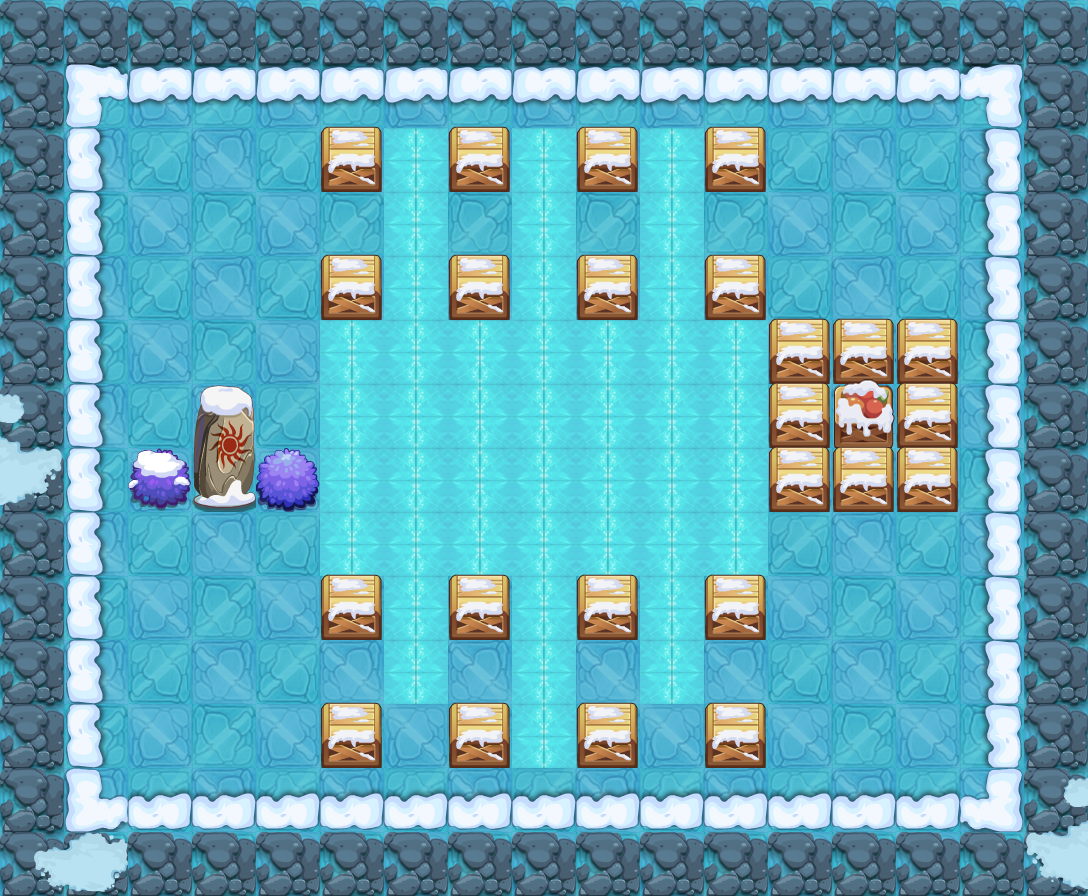

A level layout from a 2D game, rendered from its tile map. Below: a short description, then the map file with tile-grid data replaced by summaries:
An orthogonal 17x14 tile map with 64x64 px tiles, 13 tile layers (PASS, 块层 2, 块层 3, 块层 4, ...) and 10 objects (6x TRAP, 3x lsbjg1, PLAYER).

<map version="1.0" orientation="orthogonal" width="17" height="14" tilewidth="64" tileheight="64">
 <properties>
  <property name="DESTRY1" value="96" />
  <property name="DESTRY2" value="100" />
  <property name="DESTRY3" value="102" />
  <property name="DESTRY4" value="108" />
  <property name="DESTRY_COUNT" value="4" />
  <property name="EXP" value="1130" />
  <property name="ITEM" value="D043" />
  <property name="LOSE_SCRIPT" value="" />
  <property name="MONEY" value="1695" />
  <property name="START_SCRIPT" value="" />
  <property name="WIN_SCRIPT" value="" />
 </properties>
 <tileset firstgid="1" name="jdbl" tilewidth="64" tileheight="64">
  <image source="jdbl-hd.png" width="1000" height="1000" />
 </tileset>
 <layer name="PASS" width="17" height="14">
  <data>[238 cells, 138 non-empty, 7 distinct tile ids]</data>
 </layer>
 <layer name="块层 2" width="17" height="14">
  <data>[238 cells, 171 non-empty, 6 distinct tile ids]</data>
 </layer>
 <layer name="块层 3" width="17" height="14">
  <data>[238 cells, 58 non-empty, 1 distinct tile ids]</data>
 </layer>
 <layer name="块层 4" width="17" height="14">
  <data>[238 cells, 15 non-empty, 6 distinct tile ids]</data>
 </layer>
 <layer name="块层 5" width="17" height="14">
  <data>[238 cells, 50 non-empty, 2 distinct tile ids]</data>
 </layer>
 <layer name="块层 6" width="17" height="14">
  <data>[238 cells, 28 non-empty, 5 distinct tile ids]</data>
 </layer>
 <layer name="SHELTER 10" width="17" height="14">
  <data>[238 cells, 4 non-empty, 1 distinct tile ids]</data>
 </layer>
 <layer name="SHELTER 8" width="17" height="14">
  <data>[238 cells, 4 non-empty, 1 distinct tile ids]</data>
 </layer>
 <layer name="SHELTER 6" width="17" height="14">
  <data>[238 cells, 4 non-empty, 2 distinct tile ids]</data>
 </layer>
 <layer name="SHELTER 5" width="17" height="14">
  <data>[238 cells, 3 non-empty, 2 distinct tile ids]</data>
 </layer>
 <layer name="SHELTER 4" width="17" height="14">
  <data>[238 cells, 3 non-empty, 1 distinct tile ids]</data>
 </layer>
 <layer name="SHELTER 3" width="17" height="14">
  <data>[238 cells, 4 non-empty, 1 distinct tile ids]</data>
 </layer>
 <layer name="SHELTER 1" width="17" height="14">
  <data>[238 cells, 4 non-empty, 1 distinct tile ids]</data>
 </layer>
 <objectgroup name="对象层 1" width="34" height="28">
  <object name="PLAYER" type="PLAYER" x="128" y="128" width="64" height="64" />
  <object name="lsbjg1" x="192" y="640" width="64" height="64">
   <properties>
    <property name="lua_ai" value="monster_lsbjg_ai" />
    <property name="quality" value="lsbjg1.quality" />
   </properties>
  </object>
  <object name="lsbjg1" x="576" y="640" width="64" height="64">
   <properties>
    <property name="lua_ai" value="monster_lsbjg_ai" />
    <property name="quality" value="lsbjg1.quality" />
   </properties>
  </object>
  <object name="lsbjg1" x="832" y="640" width="64" height="64">
   <properties>
    <property name="lua_ai" value="monster_lsbjg_ai" />
    <property name="quality" value="lsbjg1.quality" />
   </properties>
  </object>
  <object name="ice_road" type="TRAP" x="320" y="320" width="448" height="256">
   <properties>
    <property name="lua_ai" value="ice_road_ai" />
   </properties>
  </object>
  <object name="ice_road" type="TRAP" x="384" y="128" width="64" height="576">
   <properties>
    <property name="lua_ai" value="ice_road_ai" />
   </properties>
  </object>
  <object name="ice_road" type="TRAP" x="512" y="128" width="64" height="640">
   <properties>
    <property name="lua_ai" value="ice_road_ai" />
   </properties>
  </object>
  <object name="ice_road" type="TRAP" x="640" y="128" width="64" height="576">
   <properties>
    <property name="lua_ai" value="ice_road_ai" />
   </properties>
  </object>
  <object name="zi_dan_up1" type="TRAP" x="384" y="704" width="64" height="64">
   <properties>
    <property name="trap_ani" value="fire_cat_up.actor" />
    <property name="trap_delay" value="2" />
    <property name="trap_id" value="0" />
    <property name="trap_script" value="trap(&quot;zi_dan_up1&quot;):setAtkPower(target(&quot;PLAYER&quot;):getHP()*0.1);trap(&quot;zi_dan_up1&quot;):turnUp(); trap(&quot;zi_dan_up1&quot;):getAI():getActions():addObject( AIUseSkill:create(   SkillLua:create(&quot;skill_0001&quot;)  )  );" />
    <property name="trap_start_mode" value="2" />
    <property name="trap_state" value="open" />
   </properties>
  </object>
  <object name="zi_dan_up2" type="TRAP" x="640" y="704" width="64" height="64">
   <properties>
    <property name="trap_ani" value="fire_cat_up.actor" />
    <property name="trap_delay" value="2" />
    <property name="trap_id" value="0" />
    <property name="trap_script" value="trap(&quot;zi_dan_up2&quot;):setAtkPower(target(&quot;PLAYER&quot;):getHP()*0.1);trap(&quot;zi_dan_up2&quot;):turnUp(); trap(&quot;zi_dan_up2&quot;):getAI():getActions():addObject( AIUseSkill:create(   SkillLua:create(&quot;skill_0001&quot;)  )  );" />
    <property name="trap_start_mode" value="2" />
    <property name="trap_state" value="open" />
   </properties>
  </object>
 </objectgroup>
</map>
